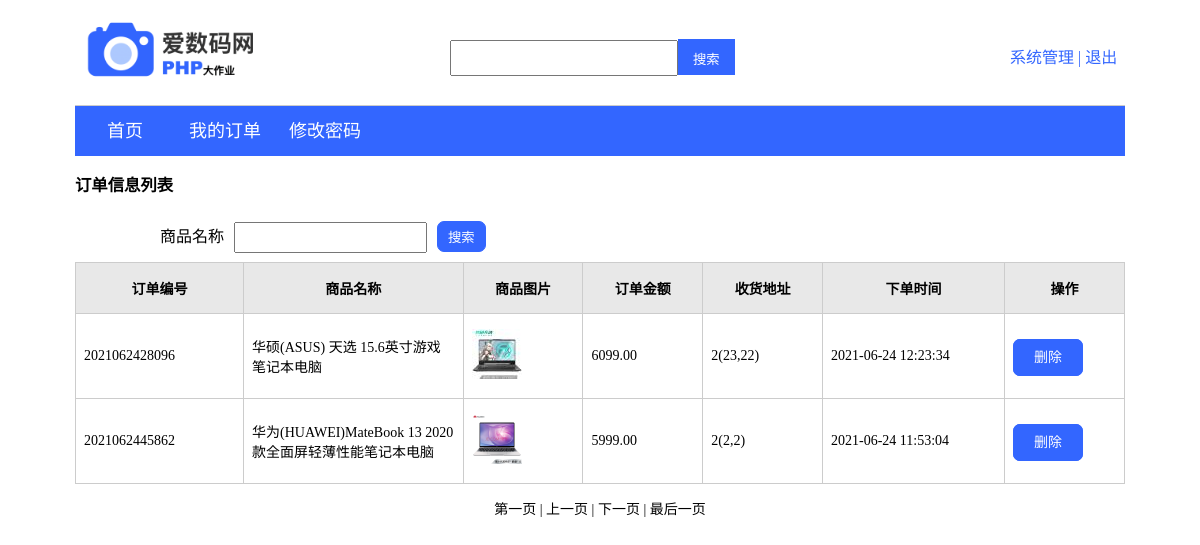
/myOrderList.php (signed in), run on the app's committed database.
### tables this page shows
CREATE TABLE `tb_order` (
  `id` int(10) UNSIGNED NOT NULL,
  `user_id` int(10) DEFAULT NULL,
  `goods_id` int(10) DEFAULT NULL,
  `order_sn` varchar(50) DEFAULT NULL COMMENT '订单号',
  `order_money` float(10,2) DEFAULT NULL COMMENT '订单金额',
  `consignee` varchar(20) DEFAULT NULL COMMENT '收货人',
  `phone` varchar(50) DEFAULT NULL,
  `address` varchar(200) DEFAULT NULL COMMENT '收货地址',
  `createtime` datetime DEFAULT NULL,
  `updatetime` datetime DEFAULT NULL
);

CREATE TABLE `goods` (
  `id` int(10) UNSIGNED NOT NULL,
  `name` varchar(500) NOT NULL,
  `typeid` int(10) UNSIGNED NOT NULL,
  `price` double(8,2) UNSIGNED NOT NULL,
  `total` int(10) UNSIGNED NOT NULL,
  `pic` varchar(32) NOT NULL,
  `note` text,
  `addtime` int(10) UNSIGNED NOT NULL,
  `updatetime` datetime DEFAULT NULL
);

### dbconfig.php (called while the page is built, shortened)
<?php
$front_list_num = 8;

### myOrderList.php (the view, shortened to what this page needs)
<!doctype html>
<html>
	<head>
		<link rel="stylesheet" href="css/mystyle.css" type="text/css"/>
	</head>
	<body class="shop_body">
			<?php
				include 'front-top.php';
			?>
			<h3>订单信息列表</h3>
			<div class="admin_search_bar">
				<form action="<?php echo $_SERVER['PHP_SELF'];?>">
					<ul>
						<li><label>商品名称</label><input type="text" class="txt" name="keyword" autocomplete="off" value="<?php if(isset($_GET['keyword'])) echo $_GET['keyword'];?>"></li>
						<li><button class="op_btn">搜索</button></li>
					</ul>
				</form>
			</div>
			<table border="1" style="width:100%;" class="frm_table">
				<tr>
					<th>订单编号</th>
					<th>商品名称</th>
					<th>商品图片</th>
					<th>订单金额</th>
					<th>收货地址</th>
					<th>下单时间</th>
					<th>操作</th>
				</tr>
				<?php
					require("dbconfig.php");
					if(!isset($_GET["page"])){
						$page=1;
					}else{
						$page=$_GET["page"];
					}
					$temp=($page-1)*$front_list_num;
					if(!isset($_GET['keyword'])){
						$keyword = "";
					}else{
						$keyword = trim($_GET['keyword']);
					}
					$sql_count = "SELECT count(*) as total FROM tb_order a, `user` b, goods c WHERE a.user_id=b.id AND a.goods_id=c.id ";
					$sql_count .= " AND a.user_id=".$_SESSION['userId'];
					$result = mysql_query($sql_count);
					if($result){
						$res = mysql_fetch_array($result);
						$num = $res['total'];
					}else{
						$num = 0;
					}
					$p_count=ceil($num/$front_list_num);
					$sql = "SELECT a.*,b.username,c.`name` as `goods_name`,c.pic FROM tb_order a, `user` b, goods c WHERE a.user_id=b.id AND a.goods_id=c.id ";
					$sql .= " AND a.user_id=".$_SESSION['userId'];
					$sql .= " limit {$temp},{$front_list_num}";
					$result = mysql_query($sql);
					while($result && $row = mysql_fetch_assoc($result)){
						echo "<tr>";
						echo "<td width='40'>{$row['order_sn']}</td>";
						echo "<td width='100'>{$row['goods_name']}</td>";
						echo "<td width='60'><img src='./uploads/s_{$row['pic']}'/></td>";
						echo "<td width='60'>{$row['order_money']}</td>";
						echo "<td width='60'>{$row['consignee']}({$row['phone']},{$row['address']})</td>";
						echo "<td width='100'>".$row['createtime']."</td>";
						echo "<td width='60'>
								<a href='myOrderAction.php?action=del&id={$row['id']}' class='op_btn'>删除</a>";
						echo "</tr>";
					}
				?>
			</table>
			<?php
			if($num > 0){
				$prev_page=$page-1;
				$next_page=$page+1;
				echo "<p align=\"center\"> ";
				if ($page<=1)
				{
					echo "第一页 | ";
				}
				else
				{
					echo "<a href='".$_SERVER['PHP_SELF']."?page=1&keyword={$keyword}'>第一页</a> | ";
				}
				if ($prev_page<1)
				{
					echo "上一页 | ";
				}
				else
				{
					echo "<a href='".$_SERVER['PHP_SELF']."?page=$prev_page&keyword={$keyword}'>上一页</a> | ";
				}
				if ($next_page>$p_count)
				{
					echo "下一页 | ";
				}
				else
				{
					echo "<a href='".$_SERVER['PHP_SELF']."?page=$next_page&keyword={$keyword}' class='underline'>下一页</a> | ";
				}
				if ($page>=$p_count)
				{
					echo "最后一页</p>\n";
				}
				else
				{
					echo "<a href='".$_SERVER['PHP_SELF']."?page=$p_count&keyword={$keyword}'>最后一页</a></p>\n";
				}
			}else{
				echo "<P align='center'>暂时还没有记录！</p>";
			}
			?>
	</body>
</html>

### front-top.php (shortened to what this page needs)
<head>
    <link rel="stylesheet" href="css/mystyle.css" type="text/css">
</head>
<div class="shop_header">
    	<h1 style="color: #3366FF;"><img src="uploads/logo.png" class="logo"></h1>
    	<div class="search_bar" style="margin-top: 15px;">
    		<form action="<?php echo $_SERVER['PHP_SELF'];?>">
    			<input type="text" name="searchword" autocomplete="off" value="<?php if(isset($_GET['searchword'])) echo $_GET['searchword'];?>"><button class="op_btn" style="border-radius: 0;border: 0;height: 36px;">搜索</button>
    		</form>
    	</div>
    	<div class="login_register_bar" style="margin-top: 20px;">
    		<?php
    			if(isset($_SESSION) && isset($_SESSION['userId']) && $_SESSION['userId']){
    		?>
    		<?php
    				if($_SESSION['adminId']){
    		?>
    		<a href="admin.php">系统管理</a>
    		<span>|</span>
    		<a href="loginAction.php?act=logout">退出</a>
    		<?php
    				}else{
    		?>
    		<a href="myOrderList.php">我的订单</a>
    		<span>|</span>
    		<a href="loginAction.php?act=logout">退出</a>
    		<?php
    				}
    		?>
    		<?php
    			}else{
    		?>
    			<a href="login.php">登录</a>
    			<span>|</span>
    			<a href="register.php">注册</a>
    		<?php
    			}
    		?>
    	</div>
    </div>
    <div class="shop_nav">
    	<ul>
    		<a href="index.php"><li>首页</li></a>
    		<a href="myOrderList.php"><li>我的订单</li></a>
    		<?php
    			if(isset($_SESSION) && isset($_SESSION['userId']) && $_SESSION['userId']){
    		?>
    		<a href="updatePwd.php"><li>修改密码</li></a>
    		<?php
    			}
    		?>
    	</ul>
    </div>

### css/mystyle.css (style rules this page uses)
html, body, form { margin:0; padding:0; }
body { background: #fff; font-size: 12px; background-color: #ffffff; }
img { border:0; }
ul,li { list-style:none; margin:0; padding:0; }
a:link { color: #fff; text-decoration: none; }
body { font-size: 14px; color: #000000; text-decoration: none; }
td { border-top-width: 1px; border-right-width: 1px; border-bottom-width: 1px; border-left-width: 1px; border-top-style: none; border-right-style: none; border-bottom-style: dashed; border-left-style: none; border-top-color: #999999; border-right-color: #999999; border-bottom-color: #999999; border-left-color: #999999; }
table { border: 1px solid #000000; border-collapse: collapse; }
table th { background-color: #E8E8E8; }
table th, table td { border: solid 1px #ccc; padding: 15px 8px; }
.frm_table { margin:0 auto;width: 1250px; }
.op_btn { background:#3366FF;border-radius: 7px; padding:10px 20px;border:1px solid #3366ff;color: #fff; }
.admin_search_bar { width:900px;margin:0 auto;line-height:50px;overflow:hidden; }
.admin_search_bar ul li .txt { line-height:25px;padding-left:10px; }
.admin_search_bar ul li label { padding-right:10px; }
.admin_search_bar ul li button { padding:5px 10px; }
.admin_search_bar ul li { display:inline-block;float:left;padding-left:10px;font-size:16px; }
.shop_body { width:1050px;margin:0 auto; }
.shop_header { border-bottom:1px solid #ccc;position:relative; }
.search_bar { width:300px;position:absolute;left:50%;top:5px;margin-left:-150px; }
.search_bar input { line-height:30px;width:220px;text-indent:5px;font-size:18px; }
.search_bar button { padding:10px 15px;background:#3366ff;color:#fff;border:none; }
.login_register_bar { width:115px;position:absolute;right:0;top:5px;font-size:16px; }
.login_register_bar a { text-decoration:none;color:#3366FF; }
.login_register_bar span { text-decoration:none;color:#3366FF; }
.shop_nav { background:#3366FF;height:50px; }
.shop_nav ul { line-height:50px; }
.shop_nav ul li { display:inline-block;float:left;width:100px;text-align:center; }
.shop_nav ul a li { color:#fff;font-size:18px;text-decoration:none; }
.logo { height:60px; }

### data on the page
tb_order: order_sn "2021062428096", goods.name "华硕(ASUS) 天选 15.6英寸游戏笔记本电脑", goods.pic (picture), order_money "6099.00", consignee "2", phone "23", address "22", createtime "2021-06-24 12:23:34"
tb_order: order_sn "2021062445862", goods.name "华为(HUAWEI)MateBook 13 2020款全面屏轻薄性能笔记本电脑", goods.pic (picture), order_money "5999.00", consignee "2", phone "2", address "2", createtime "2021-06-24 11:53:04"
